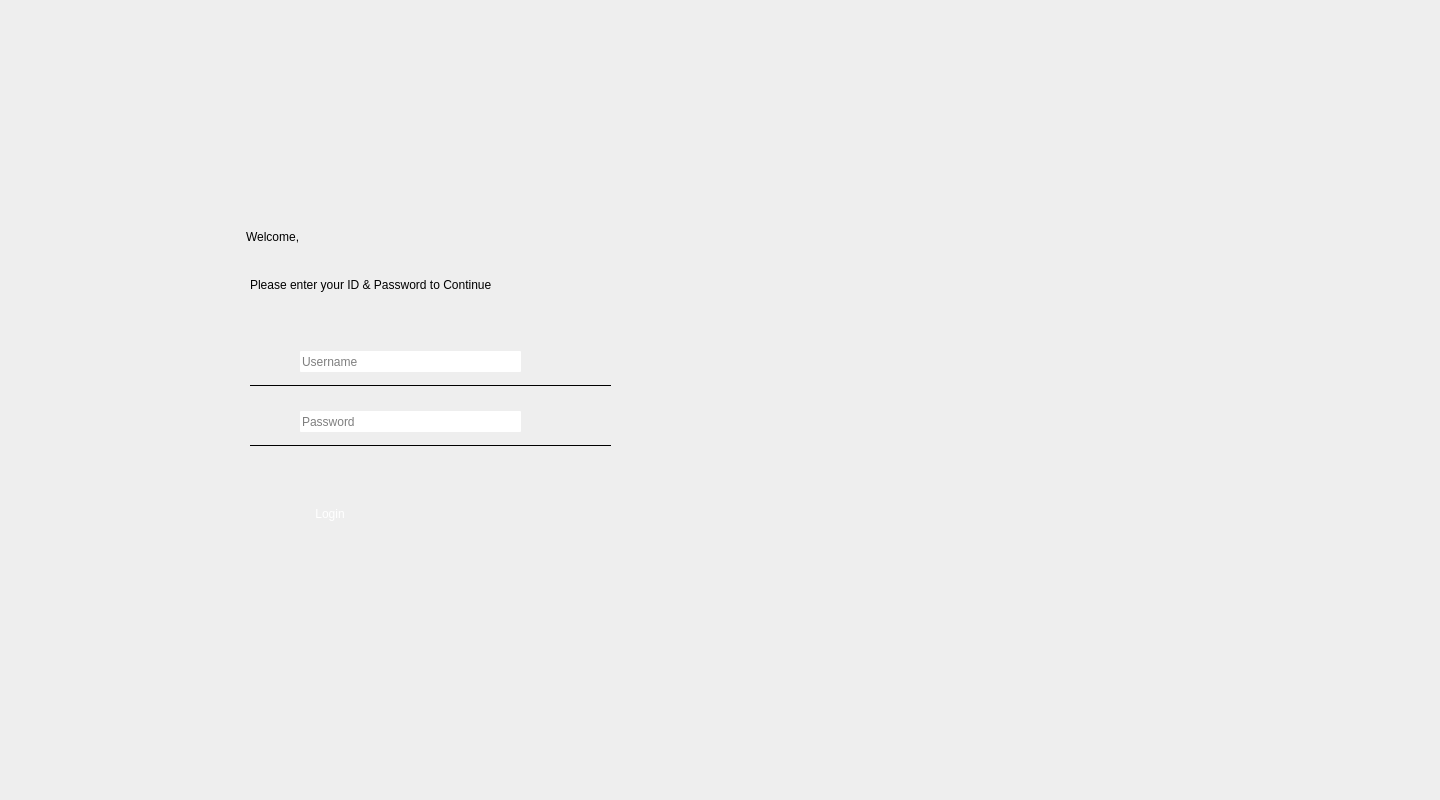
<?xml version="1.0" encoding="UTF-8"?>
<ui version="4.0">
 <class>MainWindow</class>
 <widget class="QMainWindow" name="MainWindow">
  <property name="geometry">
   <rect>
    <x>0</x>
    <y>0</y>
    <width>1440</width>
    <height>800</height>
   </rect>
  </property>
  <property name="windowTitle">
   <string>MainWindow</string>
  </property>
  <property name="styleSheet">
   <string notr="true">background-color: rgb(238, 238, 238);</string>
  </property>
  <widget class="QWidget" name="centralwidget">
   <widget class="QLabel" name="label_9">
    <property name="geometry">
     <rect>
      <x>246</x>
      <y>216</y>
      <width>171</width>
      <height>41</height>
     </rect>
    </property>
    <property name="styleSheet">
     <string notr="true">font: 25 28pt &quot;Roboto [GOOG]&quot;;</string>
    </property>
    <property name="text">
     <string>Welcome,</string>
    </property>
   </widget>
   <widget class="QLabel" name="label_4">
    <property name="geometry">
     <rect>
      <x>250</x>
      <y>274</y>
      <width>381</width>
      <height>21</height>
     </rect>
    </property>
    <property name="styleSheet">
     <string notr="true">font: 25 14pt &quot;Roboto [GOOG]&quot;;</string>
    </property>
    <property name="text">
     <string>Please enter your ID &amp; Password to Continue</string>
    </property>
   </widget>
   <widget class="QLineEdit" name="uid_lineEdit">
    <property name="geometry">
     <rect>
      <x>300</x>
      <y>351</y>
      <width>221</width>
      <height>21</height>
     </rect>
    </property>
    <property name="focusPolicy">
     <enum>Qt::ClickFocus</enum>
    </property>
    <property name="styleSheet">
     <string notr="true">border-radius: 1px;
font: 12pt &quot;Roboto [GOOG]&quot;;
background-color: rgbA(255, 255, 255,0);
</string>
    </property>
    <property name="placeholderText">
     <string>Username</string>
    </property>
   </widget>
   <widget class="QLineEdit" name="pw_lineEdit">
    <property name="geometry">
     <rect>
      <x>300</x>
      <y>411</y>
      <width>221</width>
      <height>21</height>
     </rect>
    </property>
    <property name="focusPolicy">
     <enum>Qt::ClickFocus</enum>
    </property>
    <property name="styleSheet">
     <string notr="true">border-radius: 1px;
font: 12pt &quot;Roboto [GOOG]&quot;;
background-color: rgbA(255, 255, 255,0);</string>
    </property>
    <property name="echoMode">
     <enum>QLineEdit::Password</enum>
    </property>
    <property name="placeholderText">
     <string>Password</string>
    </property>
   </widget>
   <widget class="QLabel" name="label_2">
    <property name="geometry">
     <rect>
      <x>250</x>
      <y>344</y>
      <width>32</width>
      <height>32</height>
     </rect>
    </property>
    <property name="styleSheet">
     <string notr="true">background-image:url(/home/pi/Desktop/Akash/Main_page/logos/uid.png);</string>
    </property>
    <property name="text">
     <string/>
    </property>
    <property name="pixmap">
     <pixmap>../../../AWHT/UI_files/final_assets/uid.png</pixmap>
    </property>
    <property name="scaledContents">
     <bool>true</bool>
    </property>
   </widget>
   <widget class="QLabel" name="label">
    <property name="geometry">
     <rect>
      <x>250</x>
      <y>404</y>
      <width>32</width>
      <height>32</height>
     </rect>
    </property>
    <property name="styleSheet">
     <string notr="true">background-image:url(/home/pi/Desktop/Akash/Main_page/logos/pw.png);</string>
    </property>
    <property name="text">
     <string/>
    </property>
    <property name="pixmap">
     <pixmap>../../../AWHT/UI_files/final_assets/pw.png</pixmap>
    </property>
    <property name="scaledContents">
     <bool>true</bool>
    </property>
   </widget>
   <widget class="Line" name="line">
    <property name="geometry">
     <rect>
      <x>250</x>
      <y>377</y>
      <width>361</width>
      <height>16</height>
     </rect>
    </property>
    <property name="sizeIncrement">
     <size>
      <width>0</width>
      <height>0</height>
     </size>
    </property>
    <property name="frameShadow">
     <enum>QFrame::Plain</enum>
    </property>
    <property name="orientation">
     <enum>Qt::Horizontal</enum>
    </property>
   </widget>
   <widget class="Line" name="line_2">
    <property name="geometry">
     <rect>
      <x>250</x>
      <y>437</y>
      <width>361</width>
      <height>16</height>
     </rect>
    </property>
    <property name="sizeIncrement">
     <size>
      <width>0</width>
      <height>0</height>
     </size>
    </property>
    <property name="frameShadow">
     <enum>QFrame::Plain</enum>
    </property>
    <property name="orientation">
     <enum>Qt::Horizontal</enum>
    </property>
   </widget>
   <widget class="QPushButton" name="pushButton">
    <property name="geometry">
     <rect>
      <x>248</x>
      <y>484</y>
      <width>164</width>
      <height>60</height>
     </rect>
    </property>
    <property name="focusPolicy">
     <enum>Qt::ClickFocus</enum>
    </property>
    <property name="autoFillBackground">
     <bool>false</bool>
    </property>
    <property name="styleSheet">
     <string notr="true">background-image:url(/home/pi/Desktop/Akash/Main_page/logos/btn_normal.png);
font: 18pt &quot;Roboto [GOOG]&quot;;
color: rgb(255, 255, 255);</string>
    </property>
    <property name="text">
     <string>Login</string>
    </property>
    <property name="flat">
     <bool>true</bool>
    </property>
   </widget>
  </widget>
 </widget>
 <resources/>
 <connections/>
</ui>
